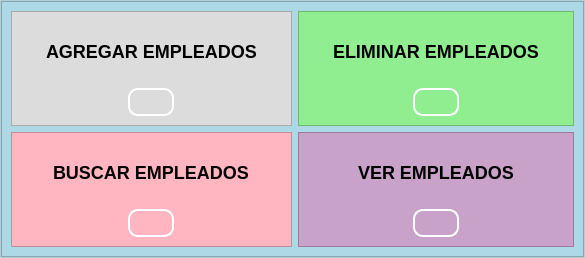
                <widget class="QWidget" name="worker_page">
                 <layout class="QVBoxLayout" name="verticalLayout_12">
                  <property name="leftMargin">
                   <number>0</number>
                  </property>
                  <property name="topMargin">
                   <number>0</number>
                  </property>
                  <property name="rightMargin">
                   <number>0</number>
                  </property>
                  <property name="bottomMargin">
                   <number>0</number>
                  </property>
                  <item>
                   <widget class="QFrame" name="background_color_3">
                    <property name="styleSheet">
                     <string notr="true">QFrame#background_color_3{
background-color: rgba(173, 216, 230,100);
}</string>
                    </property>
                    <property name="frameShape">
                     <enum>QFrame::StyledPanel</enum>
                    </property>
                    <property name="frameShadow">
                     <enum>QFrame::Raised</enum>
                    </property>
                    <layout class="QHBoxLayout" name="horizontalLayout_10">
                     <property name="spacing">
                      <number>0</number>
                     </property>
                     <property name="leftMargin">
                      <number>0</number>
                     </property>
                     <property name="topMargin">
                      <number>0</number>
                     </property>
                     <property name="rightMargin">
                      <number>0</number>
                     </property>
                     <property name="bottomMargin">
                      <number>0</number>
                     </property>
                     <item>
                      <widget class="QFrame" name="frame_3">
                       <property name="styleSheet">
                        <string notr="true">background-color: rgb(173, 216, 230);</string>
                       </property>
                       <property name="frameShape">
                        <enum>QFrame::StyledPanel</enum>
                       </property>
                       <property name="frameShadow">
                        <enum>QFrame::Raised</enum>
                       </property>
                       <layout class="QGridLayout" name="gridLayout_2">
                        <item row="2" column="0">
                         <widget class="QFrame" name="seach_frame">
                          <property name="styleSheet">
                           <string notr="true">QFrame{
background-color: rgb(255, 182, 193); /* Rosa Claro */
}

QLabel{
    font-size: 18px; /* Tamaño de fuente */
    font-weight: bold; /* Fuente en negrita */
    color: black; /* Color del texto (negro) */
    padding: 20px; /* Espaciado interno */


}

QPushButton {
    border: 2px solid white; /* Borde blanco de 2px */
    border-radius: 10px; /* Bordes redondeados */
    padding: 5px; /* Espaciado interno */
    background-color: transparent; /* Fondo transparente */
    color: white; /* Color de texto blanco */
}

QPushButton:hover {
    background-color: rgba(255, 255, 255, 0.2); /* Fondo blanco semi-transparente al pasar el mouse */
}

QPushButton:pressed {
    background-color: rgba(255, 255, 255, 0.4); /* Fondo blanco semi-transparente al presionar */
}</string>
                          </property>
                          <property name="frameShape">
                           <enum>QFrame::StyledPanel</enum>
                          </property>
                          <property name="frameShadow">
                           <enum>QFrame::Raised</enum>
                          </property>
                          <layout class="QVBoxLayout" name="verticalLayout_13">
                           <item alignment="Qt::AlignHCenter">
                            <widget class="QLabel" name="Title_funcion_label_5">
                             <property name="font">
                              <font>
                               <pointsize>-1</pointsize>
                               <weight>75</weight>
                               <bold>true</bold>
                              </font>
                             </property>
                             <property name="text">
                              <string>BUSCAR EMPLEADOS</string>
                             </property>
                            </widget>
                           </item>
                           <item alignment="Qt::AlignHCenter">
                            <widget class="QPushButton" name="worker_search_botton">
                             <property name="text">
                              <string/>
                             </property>
                             <property name="icon">
                              <iconset resource="../icons.qrc">
                               <normaloff>:/icons/assets/icons/icons8-find-user-male-96.png</normaloff>:/icons/assets/icons/icons8-find-user-male-96.png</iconset>
                             </property>
                             <property name="iconSize">
                              <size>
                               <width>96</width>
                               <height>96</height>
                              </size>
                             </property>
                            </widget>
                           </item>
                          </layout>
                         </widget>
                        </item>
                        <item row="0" column="1">
                         <widget class="QFrame" name="del_frame">
                          <property name="styleSheet">
                           <string notr="true">QFrame{
background-color: rgb(144, 238, 144); /* Verde Claro */
}

QLabel{
    font-size: 18px; /* Tamaño de fuente */
    font-weight: bold; /* Fuente en negrita */
    color: black; /* Color del texto (negro) */
    padding: 20px; /* Espaciado interno */


}

QPushButton {
    border: 2px solid white; /* Borde blanco de 2px */
    border-radius: 10px; /* Bordes redondeados */
    padding: 5px; /* Espaciado interno */
    background-color: transparent; /* Fondo transparente */
    color: white; /* Color de texto blanco */
}

QPushButton:hover {
    background-color: rgba(255, 255, 255, 0.2); /* Fondo blanco semi-transparente al pasar el mouse */
}

QPushButton:pressed {
    background-color: rgba(255, 255, 255, 0.4); /* Fondo blanco semi-transparente al presionar */
}</string>
                          </property>
                          <property name="frameShape">
                           <enum>QFrame::StyledPanel</enum>
                          </property>
                          <property name="frameShadow">
                           <enum>QFrame::Raised</enum>
                          </property>
                          <layout class="QVBoxLayout" name="verticalLayout_14">
                           <item alignment="Qt::AlignHCenter">
                            <widget class="QLabel" name="Title_funcion_label_6">
                             <property name="font">
                              <font>
                               <pointsize>-1</pointsize>
                               <weight>75</weight>
                               <bold>true</bold>
                              </font>
                             </property>
                             <property name="text">
                              <string>ELIMINAR EMPLEADOS</string>
                             </property>
                            </widget>
                           </item>
                           <item alignment="Qt::AlignHCenter">
                            <widget class="QPushButton" name="worker_del_botton">
                             <property name="text">
                              <string/>
                             </property>
                             <property name="icon">
                              <iconset resource="../icons.qrc">
                               <normaloff>:/icons/assets/icons/icons8-retire-hombre-usuario-96.png</normaloff>:/icons/assets/icons/icons8-retire-hombre-usuario-96.png</iconset>
                             </property>
                             <property name="iconSize">
                              <size>
                               <width>96</width>
                               <height>96</height>
                              </size>
                             </property>
                            </widget>
                           </item>
                          </layout>
                         </widget>
                        </item>
                        <item row="0" column="0">
                         <widget class="QFrame" name="add_frame">
                          <property name="styleSheet">
                           <string notr="true">QFrame{
background-color: rgb(220, 220, 220);
}

QLabel{
    font-size: 18px; /* Tamaño de fuente */
    font-weight: bold; /* Fuente en negrita */
    color: black; /* Color del texto (negro) */
    padding: 20px; /* Espaciado interno */
    background-color: rgb(220, 220, 220); /* Color de fondo (gris claro) */


}

QPushButton {
    border: 2px solid white; /* Borde blanco de 2px */
    border-radius: 10px; /* Bordes redondeados */
    padding: 5px; /* Espaciado interno */
    background-color: transparent; /* Fondo transparente */
    color: white; /* Color de texto blanco */
}

QPushButton:hover {
    background-color: rgba(255, 255, 255, 0.2); /* Fondo blanco semi-transparente al pasar el mouse */
}

QPushButton:pressed {
    background-color: rgba(255, 255, 255, 0.4); /* Fondo blanco semi-transparente al presionar */
}</string>
                          </property>
                          <property name="frameShape">
                           <enum>QFrame::StyledPanel</enum>
                          </property>
                          <property name="frameShadow">
                           <enum>QFrame::Raised</enum>
                          </property>
                          <layout class="QVBoxLayout" name="verticalLayout_15">
                           <item alignment="Qt::AlignHCenter">
                            <widget class="QLabel" name="Title_funcion_label_7">
                             <property name="font">
                              <font>
                               <pointsize>-1</pointsize>
                               <weight>75</weight>
                               <bold>true</bold>
                              </font>
                             </property>
                             <property name="text">
                              <string>AGREGAR EMPLEADOS</string>
                             </property>
                            </widget>
                           </item>
                           <item alignment="Qt::AlignHCenter">
                            <widget class="QPushButton" name="worker_add_botton">
                             <property name="text">
                              <string/>
                             </property>
                             <property name="icon">
                              <iconset resource="../icons.qrc">
                               <normaloff>:/icons/assets/icons/icons8-añadir-grupo-de-usuarios-hombre-hombre-96.png</normaloff>:/icons/assets/icons/icons8-añadir-grupo-de-usuarios-hombre-hombre-96.png</iconset>
                             </property>
                             <property name="iconSize">
                              <size>
                               <width>96</width>
                               <height>96</height>
                              </size>
                             </property>
                            </widget>
                           </item>
                          </layout>
                         </widget>
                        </item>
                        <item row="2" column="1">
                         <widget class="QFrame" name="see_frame">
                          <property name="styleSheet">
                           <string notr="true">QFrame{
background-color: rgb(200, 162, 200); /* Morado Suave */


}

QLabel{
    font-size: 18px; /* Tamaño de fuente */
    font-weight: bold; /* Fuente en negrita */
    color: black; /* Color del texto (negro) */
    padding: 20px; /* Espaciado interno */


}

QPushButton {
    border: 2px solid white; /* Borde blanco de 2px */
    border-radius: 10px; /* Bordes redondeados */
    padding: 5px; /* Espaciado interno */
    background-color: transparent; /* Fondo transparente */
    color: white; /* Color de texto blanco */
}

QPushButton:hover {
    background-color: rgba(255, 255, 255, 0.2); /* Fondo blanco semi-transparente al pasar el mouse */
}

QPushButton:pressed {
    background-color: rgba(255, 255, 255, 0.4); /* Fondo blanco semi-transparente al presionar */
}</string>
                          </property>
                          <property name="frameShape">
                           <enum>QFrame::StyledPanel</enum>
                          </property>
                          <property name="frameShadow">
                           <enum>QFrame::Raised</enum>
                          </property>
                          <layout class="QVBoxLayout" name="verticalLayout_16">
                           <item alignment="Qt::AlignHCenter">
                            <widget class="QLabel" name="Title_funcion_label_8">
                             <property name="font">
                              <font>
                               <pointsize>-1</pointsize>
                               <weight>75</weight>
                               <bold>true</bold>
                              </font>
                             </property>
                             <property name="text">
                              <string>VER EMPLEADOS</string>
                             </property>
                            </widget>
                           </item>
                           <item alignment="Qt::AlignHCenter">
                            <widget class="QPushButton" name="worker_see_botton">
                             <property name="text">
                              <string/>
                             </property>
                             <property name="icon">
                              <iconset resource="../icons.qrc">
                               <normaloff>:/icons/assets/icons/icons8-users-96.png</normaloff>:/icons/assets/icons/icons8-users-96.png</iconset>
                             </property>
                             <property name="iconSize">
                              <size>
                               <width>96</width>
                               <height>96</height>
                              </size>
                             </property>
                            </widget>
                           </item>
                          </layout>
                         </widget>
                        </item>
                       </layout>
                      </widget>
                     </item>
                    </layout>
                   </widget>
                  </item>
                 </layout>
                </widget>
